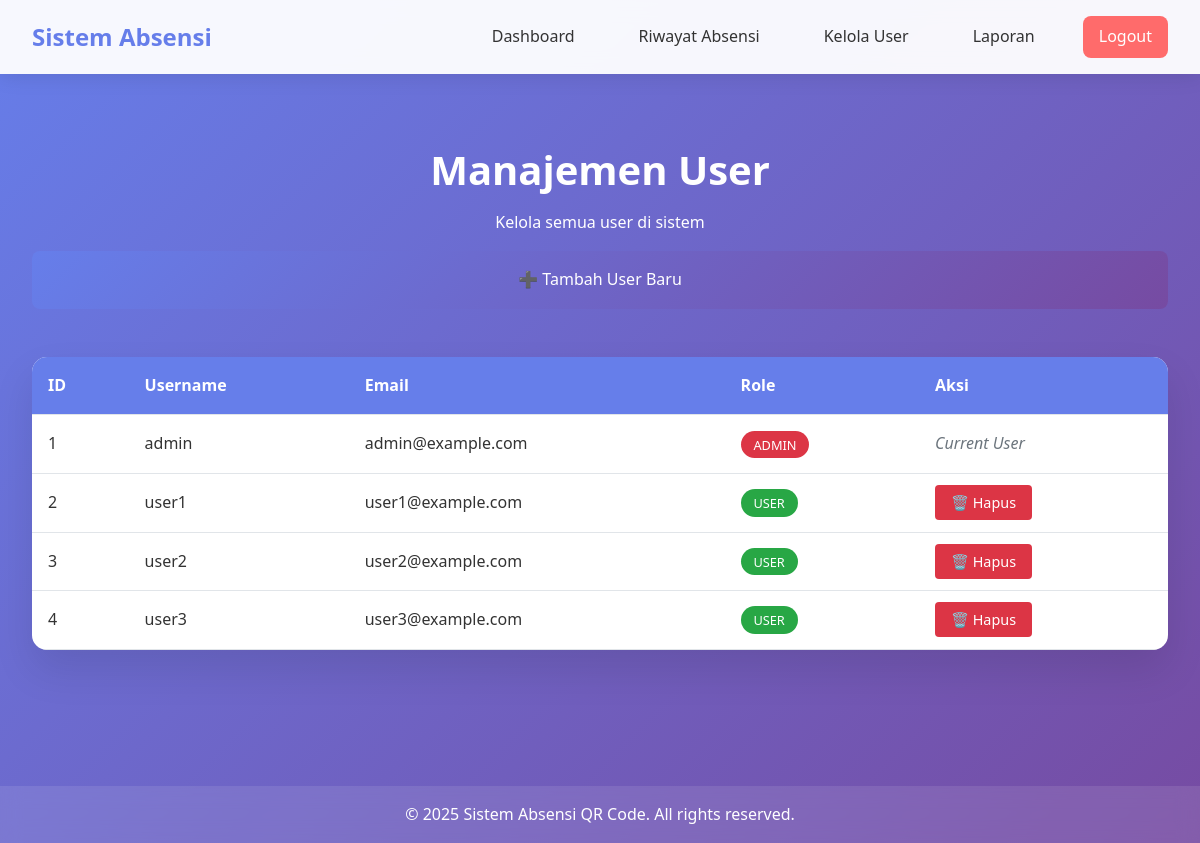
The app's page /manage_users (signed in) with its own data.
### app.py (models this page shows)
class User(UserMixin, db.Model):
    id = db.Column(db.Integer, primary_key=True)
    username = db.Column(db.String(80), unique=True, nullable=False)
    email = db.Column(db.String(120), unique=True, nullable=False)
    password_hash = db.Column(db.String(120), nullable=False)
    is_admin = db.Column(db.Boolean, default=False)
    attendances = db.relationship('Attendance', backref='user', lazy=True)

### app.py (the view)
@app.route('/manage_users')
@login_required
def manage_users():
    if not current_user.is_admin:
        flash('Akses ditolak! Hanya admin yang dapat mengelola user.')
        return redirect(url_for('dashboard'))
    users = User.query.all()
    total_users = len(users)
    total_admins = len([u for u in users if u.is_admin])
    total_regular_users = total_users - total_admins
    return render_template('manage_users.html',
                         users=users,
                         total_users=total_users,
                         total_admins=total_admins,
                         total_regular_users=total_regular_users)

### app.py (called while the page is built)
@login_manager.user_loader
def load_user(user_id):
    return User.query.get(int(user_id))

### templates/manage_users.html (shortened to what this page needs)
{% extends "base.html" %}
{% block content %}
<div class="manage-users-container">
    <div class="page-header">
        <h1>Manajemen User</h1>
        <p>Kelola semua user di sistem</p>
        <a href="{{ url_for('register') }}" class="btn btn-primary">➕ Tambah User Baru</a>
    </div>
    <div class="users-table-container">
        <table class="users-table">
            <thead>
                <tr>
                    <th>ID</th>
                    <th>Username</th>
                    <th>Email</th>
                    <th>Role</th>
                    <th>Aksi</th>
                </tr>
            </thead>
            <tbody>
                {% for user in users %}
                <tr>
                    <td>{{ user.id }}</td>
                    <td>{{ user.username }}</td>
                    <td>{{ user.email }}</td>
                    <td>
                        <span class="role-badge {% if user.is_admin %}admin{% else %}user{% endif %}">
                            {% if user.is_admin %}Admin{% else %}User{% endif %}
                        </span>
                    </td>
                    <td>
                        {% if user.id != current_user.id %}
                        <a href="{{ url_for('delete_user', user_id=user.id) }}"
                           class="btn-delete"
                           onclick="return confirm('Yakin ingin menghapus user {{ user.username }}?')">
                           🗑️ Hapus
                        </a>
                        {% else %}
                        <span class="current-user">Current User</span>
                        {% endif %}
                    </td>
                </tr>
                {% endfor %}
            </tbody>
        </table>
    </div>
</div>
{% endblock %}

### static/css/style.css (style rules this page uses)
* { margin: 0; padding: 0; box-sizing: border-box; }
body { font-family: 'Segoe UI', Tahoma, Geneva, Verdana, sans-serif; line-height: 1.6; color: #333; background: linear-gradient(135deg, #667eea 0%, #764ba2 100%); min-height: 100vh; }
.btn { display: inline-block; padding: 1rem 2rem; border: none; border-radius: 8px; font-size: 1rem; font-weight: 500; text-decoration: none; cursor: pointer; transition: all 0.3s ease; text-align: center; }
.btn-primary { background: linear-gradient(135deg, #667eea 0%, #764ba2 100%); color: white; width: 100%; }
.page-header { text-align: center; margin-bottom: 3rem; color: white; }
.page-header h1 { font-size: 2.5rem; margin-bottom: 0.5rem; }

### templates/manage_users.html (style rules this page uses)
.manage-users-container { max-width: 1200px; margin: 0 auto; padding: 2rem; }
.page-header { text-align: center; margin-bottom: 3rem; color: white; }
.page-header h1 { font-size: 2.5rem; margin-bottom: 0.5rem; }
.page-header .btn { margin-top: 1rem; }
.users-table-container { background: white; border-radius: 15px; overflow: hidden; box-shadow: 0 20px 40px rgba(0, 0, 0, 0.1); }
.users-table { width: 100%; border-collapse: collapse; }
.users-table th, .users-table td { padding: 1rem; text-align: left; border-bottom: 1px solid #e1e5e9; }
.users-table th { background: #667eea; color: white; font-weight: 600; }
.role-badge { padding: 0.3rem 0.8rem; border-radius: 20px; font-size: 0.8rem; font-weight: 500; text-transform: uppercase; }
.role-badge.admin { background: #dc3545; color: white; }
.role-badge.user { background: #28a745; color: white; }
.btn-delete { background: #dc3545; color: white; padding: 0.5rem 1rem; border-radius: 4px; text-decoration: none; font-size: 0.9rem; }
.current-user { color: #6c757d; font-style: italic; }

### records on screen
User: id "1", username "admin", email "admin@example.com", is_admin "ADMIN", shows "Current User"
User: id "2", username "user1", email "user1@example.com", is_admin "USER"
User: id "3", username "user2", email "user2@example.com", is_admin "USER"
User: id "4", username "user3", email "user3@example.com", is_admin "USER"
